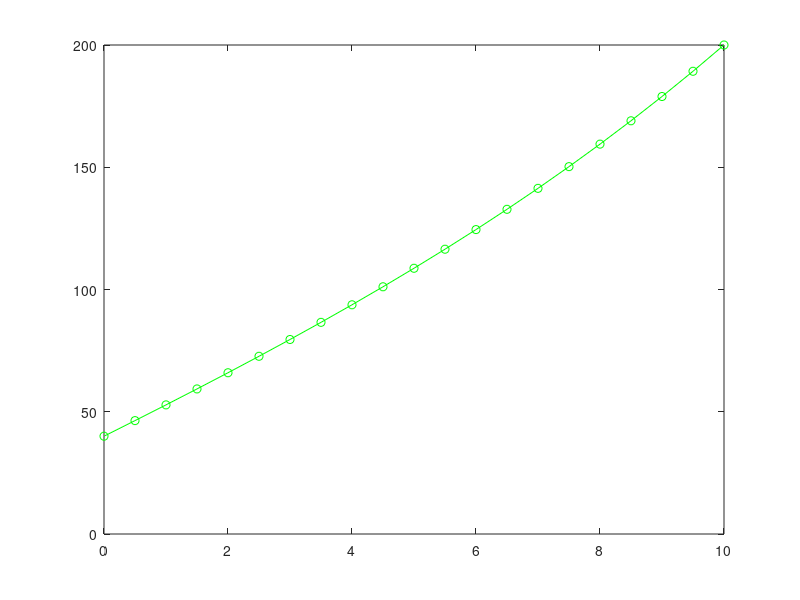

MATLAB code for this plot: (Note: this script raises an error after producing the figure.)
function [] = linear_bvp_heat_example
x=[0:0.5:10]';
T0=40; TL = 200;
[T] = heat_fda(x,T0,TL);
plot(x,T,'-go');
hold on;
x=[0:0.5:10];
solinit=bvpinit(x,[100 100]);
sol=bvp4c(@heat_ode,@heat_bc,solinit);
y=deval(sol,x);
T=y(1,:);
plot(x,T,'-rs');
hold on;
T=heat_shooting(@heat_ode,x,T0,TL);
plot(x,T,'-b^');
return

function [dydx] = heat_ode(x,y)
alpha=0.01; Ta=20;
dydx=zeros(2,1);
dydx(1)=y(2);
dydx(2)=alpha*(y(1)-Ta);
return

function [res] = heat_bc(ya,yb);
res = [ya(1)-40; yb(1)-200];
return

function [T] = heat_fda(x,T0,TL)
m=length(x); T=zeros(m,1);
alpha=0.01; Ta=20; dx=x(2)-x(1);
n=m-2;
e=ones(n,1);
ld=e;
d=e*(-2-alpha*dx^2);
ud=e;
b=e*(-alpha*Ta*dx^2);
b(1)=b(1)-T0;
b(n)=b(n)-TL;
A=spdiags([ld d ud], -1:1, n, n);
T(2:m-1)=A\b;
T(1)=T0;
T(m)=TL;
return

function [T] = heat_shooting(f,x,T0,TL)
m=length(x);
Ta=20; alpha=0.01;
% 1st attempt
q1=0;
[x,T1]=ode45(f,x,[T0 q1]);
p1=T1(m,1);
% 2nd attempt
q2=1;
[x,T2]=ode45(f,x,[T0 q2]);
p2=T2(m,1);
y2=q1+(TL-p1)*(q2-q1)/(p2-p1);
[x,Tx]=ode45(f,x,[T0 y2]);
T=Tx(:,1)';
return
